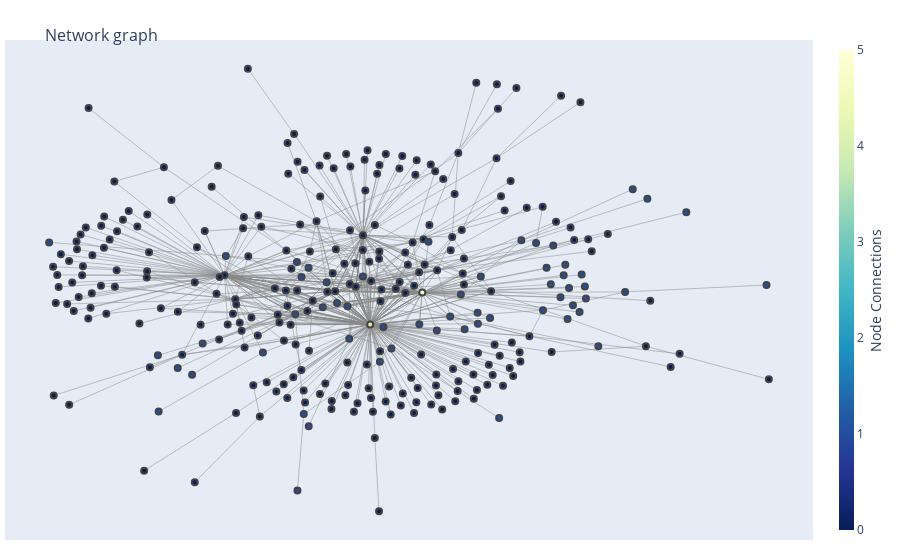

The code cell stored with this chart in its notebook:
### Code cell
visualise_cluster_graph(a_graph, rs, asgm)

### Figure 1 — Plotly figure (JSON) as saved in the notebook; plotly's stock layout.template omitted (floating-point values rounded to 4 significant figures; data arrays with more than 128 entries replaced by an {"elided": "..."} marker saying what was removed)
{"data": [{"hoverinfo": "none", "line": {"color": "#888", "width": 0.5}, "mode": "lines", "type": "scatter", "x": {"elided": "2070 float values"}, "y": {"elided": "2070 float values"}}, {"hoverinfo": "text", "marker": {"color": {"elided": "300 int values"}, "colorbar": {"thickness": 15, "title": {"side": "right", "text": "Node Connections"}, "xanchor": "left"}, "colorscale": [[0.0, "rgb(255,255,217)"], [0.125, "rgb(237,248,177)"], [0.25, "rgb(199,233,180)"], [0.375, "rgb(127,205,187)"], [0.5, "rgb(65,182,196)"], [0.625, "rgb(29,145,192)"], [0.75, "rgb(34,94,168)"], [0.875, "rgb(37,52,148)"], [1.0, "rgb(8,29,88)"]], "line": {"width": 2}, "reversescale": true, "showscale": true}, "mode": "markers", "text": {"elided": "300 str values"}, "type": "scatter", "x": {"elided": "300 float values"}, "y": {"elided": "300 float values"}}], "layout": {"hovermode": "closest", "margin": {"b": 20, "l": 5, "r": 5, "t": 40}, "showlegend": false, "title": {"font": {"size": 16}, "text": "<br>Network graph"}, "xaxis": {"showgrid": false, "showticklabels": false, "zeroline": false}, "yaxis": {"showgrid": false, "showticklabels": false, "zeroline": false}}}
